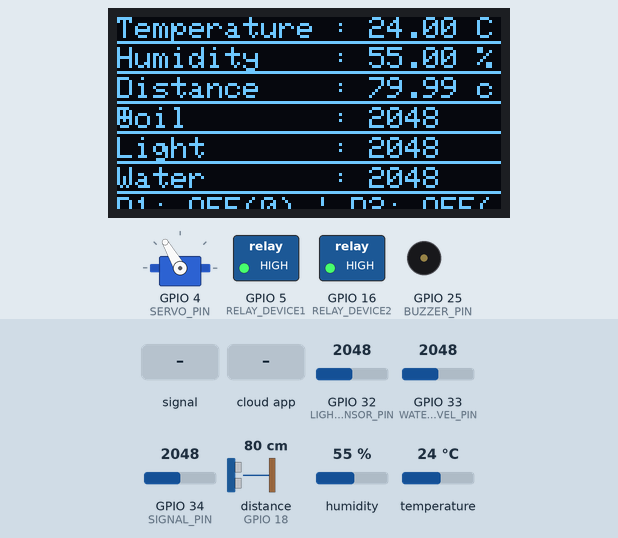
Recording of a sketch running on a simulated ESP32. Shown: servo, 128×64 one-colour display, switched loads named in the sketch (green lamp = pin HIGH), buzzer (waves = sounding, pin HIGH). Wiring (inferred from the names in the program): ultrasonic range finder: trigger GPIO 27; echo GPIO 18. The test bench sets the inputs (shaded band); at power-on: humidity 55 %, GPIO 32 (LIGHT_SENSOR_PIN) = 2048, GPIO 33 (WATER_LEVEL_PIN) = 2048, GPIO 34 (SIGNAL_PIN) = 2048, distance to the obstacle (sensor on GPIO 18) 80 cm, temperature 24 °C. The echo pulse lasts 58.3 µs per cm; WiFi joins after 1.5 s; servers stay silent unless stated; the Firebase database answers and starts empty; pins used as bus, display or sensor lines are not drawn; what the sketch prints to the serial monitor is not drawn.

Above: at 2.7 s.
2.8 s: GPIO 34 (SIGNAL_PIN) fed a 200 Hz sine of ±327 counts around its level
At 3.4 s:
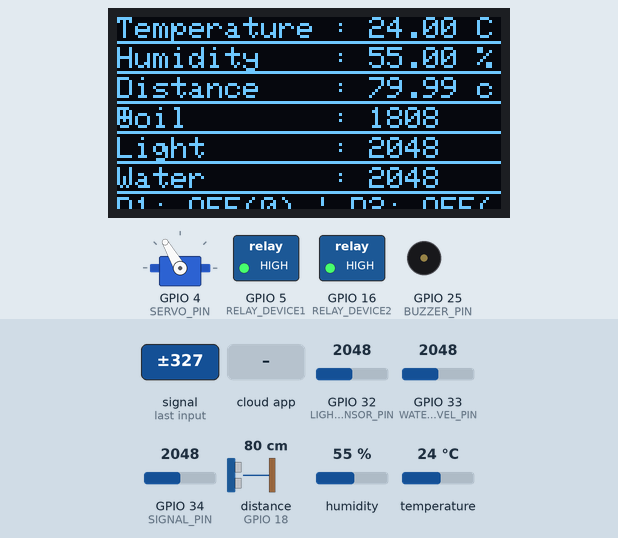
10.6 s: the phone or cloud app sets device2_status to 1
At 13.6 s:
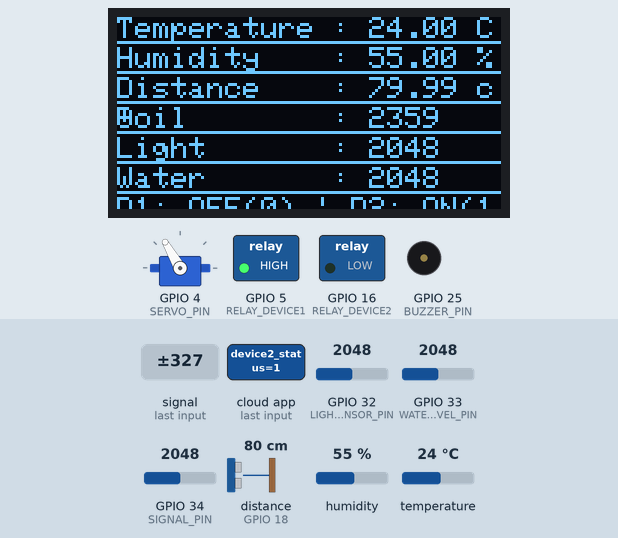
18.4 s: the phone or cloud app sets device1_status to 1
At 20.8 s:
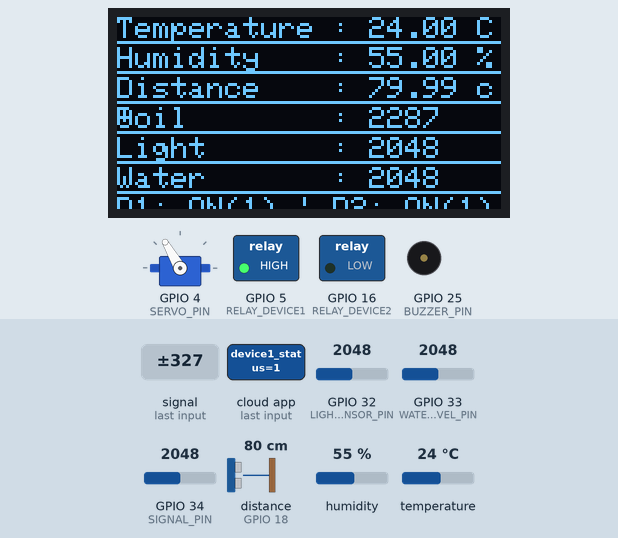
26.2 s: the phone or cloud app sets buzzer_status to 1
At 27.6 s:
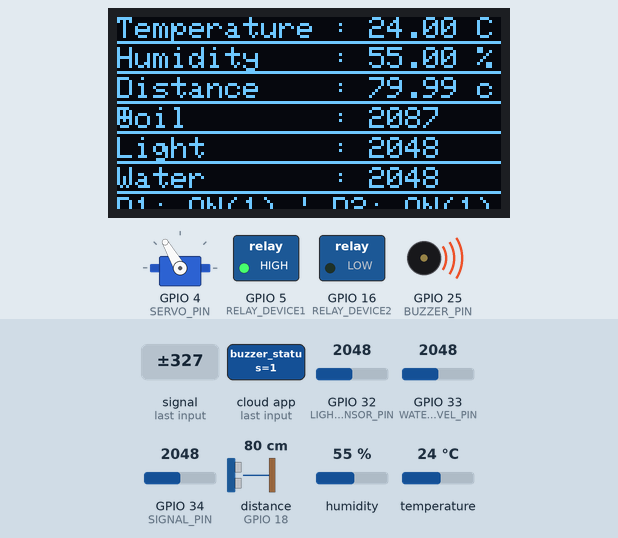
32.4 s: humidity set to 67 %
At 33.7 s:
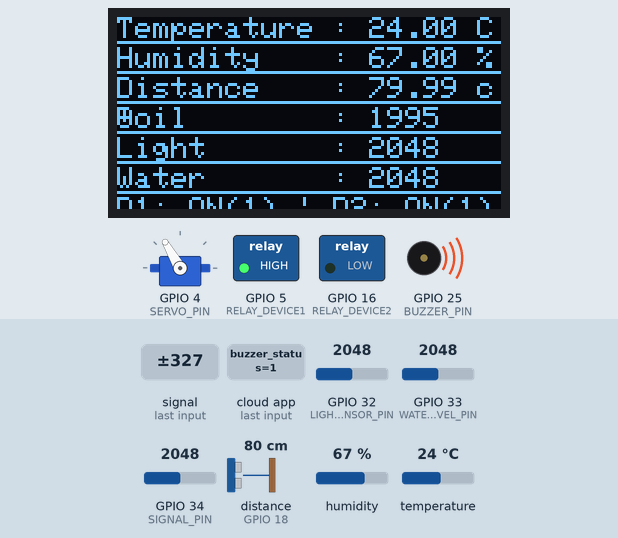
33.9 s: humidity set to 71 %
At 36.8 s:
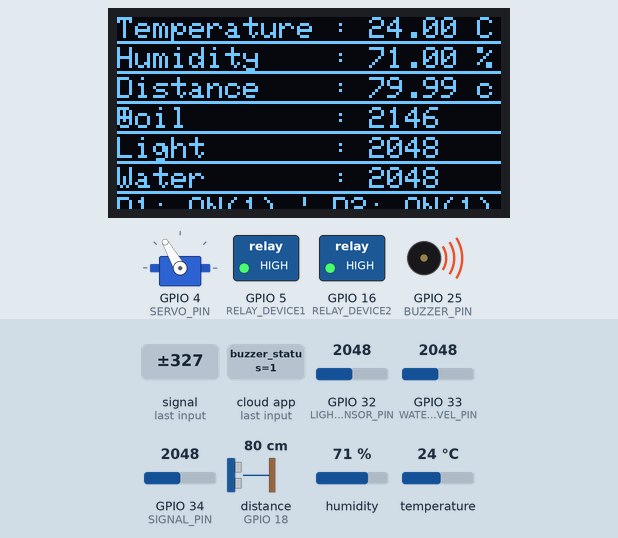
Timing chart, 0 to 40.0 s (numbered marks = the images above; inputs shaded):
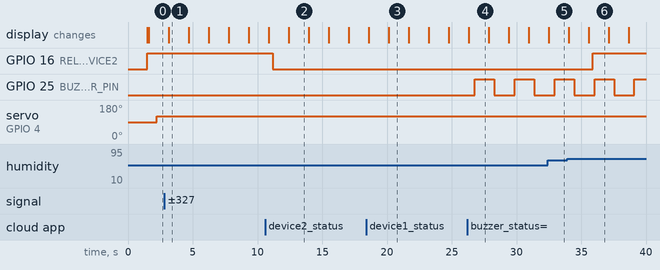

The sketch:

iot_irrigation_system.ino.ino
```cpp
#include "DHT.h"
#include <Wire.h>
#include <Adafruit_GFX.h>
#include <Adafruit_SSD1306.h>
#include <WiFi.h>
#include <Firebase_ESP_Client.h>
#include <ESP32Servo.h>

// -------------------- Configuration --------------------
#define WIFI_SSID        "#enter wifi ssid name here"
#define WIFI_PASSWORD    "#enter wifi password here"

#define API_KEY          "#enter API_KEY here"
#define DATABASE_URL     "#enter database_url here"

#define SCREEN_WIDTH     128
#define SCREEN_HEIGHT    64
#define OLED_RESET       -1
#define OLED_I2C_ADDRESS 0x3C

// -------------------- Pin Definitions --------------------
#define DHTPIN            15
#define DHTTYPE           DHT11
#define TRIG_PIN          27
#define ECHO_PIN          18
#define SIGNAL_PIN        34
#define LIGHT_SENSOR_PIN  32
#define WATER_LEVEL_PIN   33
#define RELAY_DEVICE1     5
#define RELAY_DEVICE2     16
#define BUZZER_PIN        25
#define SERVO_PIN         4

// -------------------- Objects --------------------
DHT dht(DHTPIN, DHTTYPE);
Adafruit_SSD1306 display(SCREEN_WIDTH, SCREEN_HEIGHT, &Wire, OLED_RESET);
FirebaseData fbdo;
FirebaseAuth auth;
FirebaseConfig config;
Servo ventServo;

// -------------------- Variables --------------------
bool signupOK = false;
bool buzzerState = false;
bool ventInitialized = false;

float temperature = 0, humidity = 0, distance = 0;
int soilMoisture = 0, lightLevel = 0, waterLevel = 0;
int device1State = 0, device2State = 0;
int buzzerFirebaseValue = 0, lastBuzzerValue = 0, ventStatus = 0;

unsigned long lastUpload = 0;
unsigned long buzzerLastToggle = 0;
const unsigned long uploadInterval = 1000;

// -------------------- Wi-Fi Connection --------------------
void connectWiFi() {
  WiFi.begin(WIFI_SSID, WIFI_PASSWORD);
  Serial.print("Connecting to Wi-Fi");
  while (WiFi.status() != WL_CONNECTED) {
    Serial.print(".");
    delay(300);
  }
  Serial.println("\n✅ Connected to Wi-Fi");
}

// -------------------- Firebase Initialization --------------------
void initFirebase() {
  config.api_key = API_KEY;
  config.database_url = DATABASE_URL;
  Firebase.begin(&config, &auth);
  Firebase.reconnectWiFi(true);

  if (Firebase.signUp(&config, &auth, "", "")) {
    Serial.println("✅ Firebase Auth OK");
    signupOK = true;
  } else {
    Serial.printf("❌ Firebase Auth Failed: %s\n", config.signer.signupError.message.c_str());
  }
}

// -------------------- Hardware Initialization --------------------
void initHardware() {
  dht.begin();
  pinMode(TRIG_PIN, OUTPUT);
  pinMode(ECHO_PIN, INPUT);
  pinMode(SIGNAL_PIN, INPUT);
  pinMode(LIGHT_SENSOR_PIN, INPUT);
  pinMode(WATER_LEVEL_PIN, INPUT);
  pinMode(RELAY_DEVICE1, OUTPUT);
  pinMode(RELAY_DEVICE2, OUTPUT);
  pinMode(BUZZER_PIN, OUTPUT);

  digitalWrite(RELAY_DEVICE1, HIGH);
  digitalWrite(RELAY_DEVICE2, HIGH);
  digitalWrite(BUZZER_PIN, LOW);

  ventServo.attach(SERVO_PIN);
}

// -------------------- OLED Display Initialization --------------------
void initDisplay() {
  if (!display.begin(SSD1306_SWITCHCAPVCC, OLED_I2C_ADDRESS)) {
    Serial.println(F("❌ OLED init failed"));
    while (true);
  }
  display.clearDisplay();
  display.display();
}

// -------------------- Sensor Reading --------------------
float getUltrasonicDistance() {
  digitalWrite(TRIG_PIN, LOW);
  delayMicroseconds(2);
  digitalWrite(TRIG_PIN, HIGH);
  delayMicroseconds(10);
  digitalWrite(TRIG_PIN, LOW);
  long duration = pulseIn(ECHO_PIN, HIGH, 30000);
  return (duration > 0) ? (duration * 0.0343) / 2.0 : 0.0;
}

void readSensors() {
  temperature = dht.readTemperature();
  humidity = dht.readHumidity();
  distance = getUltrasonicDistance();
  soilMoisture = analogRead(SIGNAL_PIN);
  lightLevel = analogRead(LIGHT_SENSOR_PIN);
  waterLevel = analogRead(WATER_LEVEL_PIN);
}

// -------------------- OLED Display Update --------------------
void printSensor(String label, String value, int &y) {
  display.setCursor(0, y);
  display.print(label);
  display.println(value);
  display.drawLine(0, y + 8, 128, y + 8, SSD1306_WHITE);
  y += 10;
}

void updateDisplay() {
  display.clearDisplay();
  display.setTextSize(1);
  display.setTextColor(SSD1306_WHITE);
  int y = 0;

  printSensor("Temperature : ", String(temperature) + " C", y);
  printSensor("Humidity    : ", String(humidity) + " %", y);
  printSensor("Distance    : ", String(distance) + " cm", y);
  printSensor("Soil        : ", String(soilMoisture), y);
  printSensor("Light       : ", String(lightLevel), y);
  printSensor("Water       : ", String(waterLevel), y);
  printSensor("D1: " + String(device1State ? "ON(1)" : "OFF(0)") +
              " | D2: " + String(device2State ? "ON(1)" : "OFF(0)"), "", y);

  display.display();
}

// -------------------- Firebase Upload --------------------
void uploadSensorData() {
  if (Firebase.ready() && signupOK) {
    Firebase.RTDB.setFloat(&fbdo, "/sensors/temperature", temperature);
    Firebase.RTDB.setFloat(&fbdo, "/sensors/humidity", humidity);
    Firebase.RTDB.setFloat(&fbdo, "/sensors/distance", distance);
    Firebase.RTDB.setInt(&fbdo, "/sensors/soilMoisture", soilMoisture);
    Firebase.RTDB.setInt(&fbdo, "/sensors/lightLevel", lightLevel);
    Firebase.RTDB.setInt(&fbdo, "/sensors/waterLevel", waterLevel);
    Serial.println("✅ Firebase updated");
  }
}

// -------------------- Firebase Sync --------------------
void syncRelayStates() {
  if (!Firebase.ready() || !signupOK) return;

  if (Firebase.RTDB.getInt(&fbdo, "/sensors/device1_status") && fbdo.dataType() == "int") {
    device1State = fbdo.intData();
    bool shouldTurnOn = (device1State == 1 && distance < 10 && waterLevel < 1000 && soilMoisture > 2500);
    digitalWrite(RELAY_DEVICE1, shouldTurnOn ? LOW : HIGH);
  }

  if (Firebase.RTDB.getInt(&fbdo, "/sensors/device2_status") && fbdo.dataType() == "int") {
    device2State = fbdo.intData();
    digitalWrite(RELAY_DEVICE2, (device2State == 1 && (temperature > 35 || humidity < 70)) ? LOW : HIGH);
  }
}

void syncBuzzerState() {
  if (!Firebase.ready() || !signupOK) return;

  if (Firebase.RTDB.getInt(&fbdo, "/sensors/buzzer_status") && fbdo.dataType() == "int") {
    buzzerFirebaseValue = fbdo.intData();

    if (buzzerFirebaseValue == 1) {
      if (millis() - buzzerLastToggle >= 100) {
        buzzerLastToggle = millis();
        buzzerState = !buzzerState;
        digitalWrite(BUZZER_PIN, buzzerState ? HIGH : LOW);
      }
    } else {
      if (lastBuzzerValue != buzzerFirebaseValue) {
        digitalWrite(BUZZER_PIN, LOW);
        buzzerState = false;
      }
    }

    lastBuzzerValue = buzzerFirebaseValue;
  }
}

void syncVentilation() {
  if (!Firebase.ready() || !signupOK) return;

  if (Firebase.RTDB.getInt(&fbdo, "/sensors/vent_status") && fbdo.dataType() == "int") {
    ventStatus = fbdo.intData();
    ventServo.write((ventStatus == 1 && temperature > 35) ? 0 : 120);
    ventInitialized = true;
  }
}

// -------------------- Main --------------------
void setup() {
  Serial.begin(115200);
  connectWiFi();
  initFirebase();
  initHardware();
  initDisplay();
}

void loop() {
  if (WiFi.status() != WL_CONNECTED) connectWiFi();

  readSensors();
  updateDisplay();
  syncRelayStates();
  syncBuzzerState();
  syncVentilation();

  if (millis() - lastUpload >= uploadInterval) {
    lastUpload = millis();
    uploadSensorData();
  }
}
```

Measured:
- the behaviour switches between 69 and 70 % on humidity (found by bisection; images 5 and 6)
- after the input at 2.8 s, the display: changes after 0.35 s (image 1)
- after the input at 10.6 s, GPIO 16 (RELAY_DEVICE2): HIGH → LOW after 0.58 s; the display: first differs from a run without the input after 1.8 s (image 2)
- after the input at 18.4 s, the display: first differs from a run without the input after 1.7 s (image 3)
- after the input at 26.2 s, GPIO 25 (BUZZER_PIN): alternates HIGH for 1.5 s and LOW for 1.6 s, starting after 0.56 s
- after the input at 32.4 s, the display: changes after 0.09 s (image 5)
- after the input at 33.9 s, GPIO 16 (RELAY_DEVICE2): LOW → HIGH after 2.0 s
